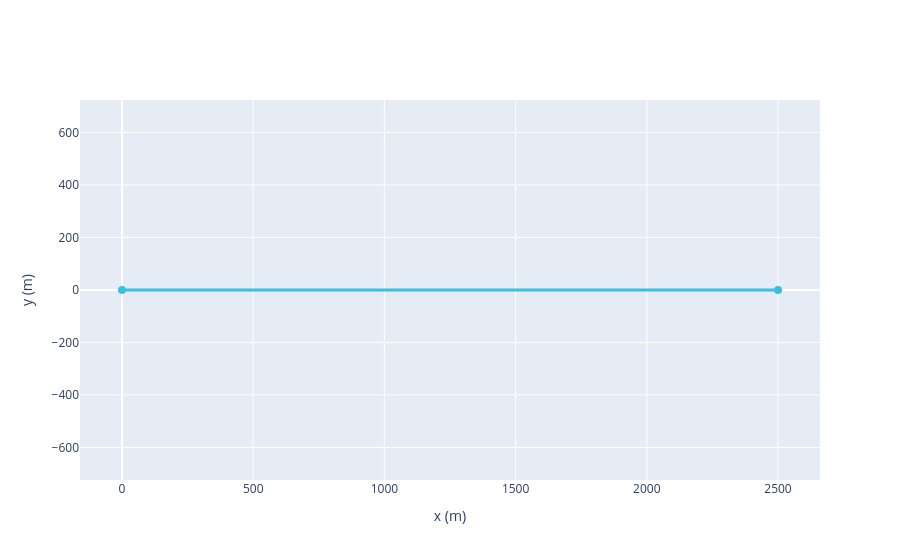

The notebook cell saved with this chart:
### Markdown cell above
If there were variations in pipeline properties, more ducts could be incorporated into the `productionDucts` list and the resulting pipeline would be composed of the sequence of ducts in the list.

After defining the ducts, we can visualize the geometry:

### Code cell
base_case_horizontal.plot_geometry();

### Figure 1 — Plotly figure (JSON) as saved in the notebook; plotly's stock layout.template omitted (floating-point values rounded to 4 significant figures)
{"data": [{"hoverinfo": "text", "hovertext": ["ID: 0<br>Label: N/A<br>Cross-section ID: 0<br>Thermal Coupling: N/A"], "line": {"color": "#39C0E0", "width": 3}, "marker": {"color": "#39C0E0", "size": 8}, "mode": "lines+markers", "name": "Production", "type": "scatter", "x": [0, 2500], "y": [0, 0]}], "layout": {"showlegend": false, "xaxis": {"scaleanchor": "y", "title": {"text": "x (m)"}}, "yaxis": {"scaleanchor": "x", "title": {"text": "y (m)"}}}}
